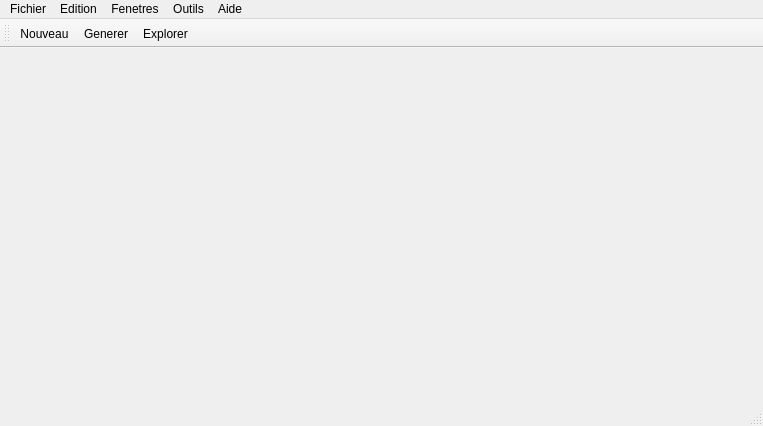
<?xml version="1.0" encoding="UTF-8"?>
<ui version="4.0">
 <class>MainWindow</class>
 <widget class="QMainWindow" name="MainWindow">
  <property name="geometry">
   <rect>
    <x>0</x>
    <y>0</y>
    <width>763</width>
    <height>426</height>
   </rect>
  </property>
  <property name="sizePolicy">
   <sizepolicy hsizetype="Preferred" vsizetype="Preferred">
    <horstretch>0</horstretch>
    <verstretch>0</verstretch>
   </sizepolicy>
  </property>
  <property name="windowTitle">
   <string>MainWindow</string>
  </property>
  <widget class="QWidget" name="centralWidget">
   <layout class="QGridLayout" name="gridLayout">
    <item row="0" column="1">
     <widget class="ToolWidget" name="toolWidget" native="true">
      <property name="sizePolicy">
       <sizepolicy hsizetype="Minimum" vsizetype="Preferred">
        <horstretch>0</horstretch>
        <verstretch>0</verstretch>
       </sizepolicy>
      </property>
     </widget>
    </item>
    <item row="0" column="0">
     <widget class="GLWidget" name="renderWidget" native="true">
      <property name="sizePolicy">
       <sizepolicy hsizetype="Expanding" vsizetype="Expanding">
        <horstretch>0</horstretch>
        <verstretch>0</verstretch>
       </sizepolicy>
      </property>
     </widget>
    </item>
   </layout>
  </widget>
  <widget class="QMenuBar" name="menuBar">
   <property name="geometry">
    <rect>
     <x>0</x>
     <y>0</y>
     <width>763</width>
     <height>26</height>
    </rect>
   </property>
   <widget class="QMenu" name="menuFichier">
    <property name="title">
     <string>Fichier</string>
    </property>
    <addaction name="actionNouveau"/>
    <addaction name="actionImporter"/>
    <addaction name="actionExporter"/>
    <addaction name="separator"/>
    <addaction name="actionQuitter"/>
   </widget>
   <widget class="QMenu" name="menuEdition">
    <property name="title">
     <string>Edition</string>
    </property>
   </widget>
   <widget class="QMenu" name="menuVue">
    <property name="title">
     <string>Fenetres</string>
    </property>
   </widget>
   <widget class="QMenu" name="menuOutils">
    <property name="title">
     <string>Outils</string>
    </property>
    <addaction name="actionGenerer"/>
    <addaction name="actionExplorer"/>
   </widget>
   <widget class="QMenu" name="menuAide">
    <property name="title">
     <string>Aide</string>
    </property>
   </widget>
   <addaction name="menuFichier"/>
   <addaction name="menuEdition"/>
   <addaction name="menuVue"/>
   <addaction name="menuOutils"/>
   <addaction name="menuAide"/>
  </widget>
  <widget class="QToolBar" name="mainToolBar">
   <attribute name="toolBarArea">
    <enum>TopToolBarArea</enum>
   </attribute>
   <attribute name="toolBarBreak">
    <bool>false</bool>
   </attribute>
   <addaction name="actionNouveau"/>
   <addaction name="actionGenerer"/>
   <addaction name="actionExplorer"/>
  </widget>
  <widget class="QStatusBar" name="statusBar"/>
  <action name="actionGenerer">
   <property name="text">
    <string>Generer</string>
   </property>
   <property name="toolTip">
    <string>generer le monde</string>
   </property>
  </action>
  <action name="actionExplorer">
   <property name="text">
    <string>Explorer</string>
   </property>
  </action>
  <action name="actionImporter">
   <property name="text">
    <string>Importer</string>
   </property>
  </action>
  <action name="actionExporter">
   <property name="text">
    <string>Exporter</string>
   </property>
  </action>
  <action name="actionQuitter">
   <property name="text">
    <string>Quitter</string>
   </property>
  </action>
  <action name="actionNouveau">
   <property name="text">
    <string>Nouveau</string>
   </property>
   <property name="toolTip">
    <string>Nouveau monde</string>
   </property>
  </action>
 </widget>
 <layoutdefault spacing="6" margin="11"/>
 <customwidgets>
  <customwidget>
   <class>GLWidget</class>
   <extends>QWidget</extends>
   <header>window/glwidget.h</header>
   <container>1</container>
  </customwidget>
  <customwidget>
   <class>ToolWidget</class>
   <extends>QWidget</extends>
   <header>window/toolwidget.h</header>
   <container>1</container>
  </customwidget>
 </customwidgets>
 <resources/>
 <connections/>
</ui>
